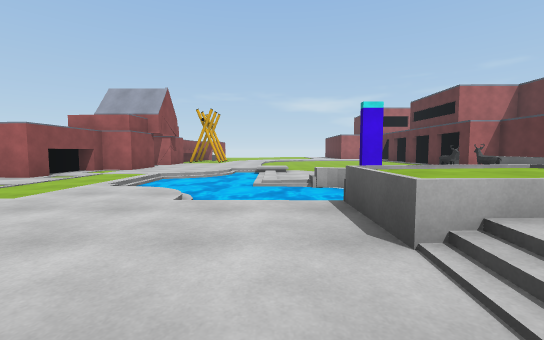
View 1 (above)

12 first-person views from a walk through a 3-D level made in the Unity game engine. The camera is 1.2 m above the floor, tilts 4° down and sees 90° across. The floor is counted in squares, 2 m on a side. Each view is taken from the middle of a square. On the plan, view 1 faces up. The plan holds only what a view shows up to about 9 squares ahead; the rest is blank. The place goes on beyond the plan. The player character is not drawn. Surface patterns are stand-ins for the level's own textures.

View 2
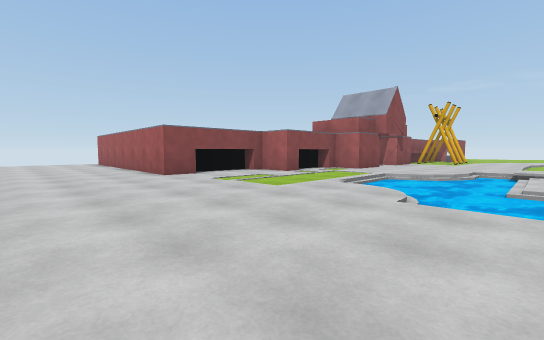

View 3
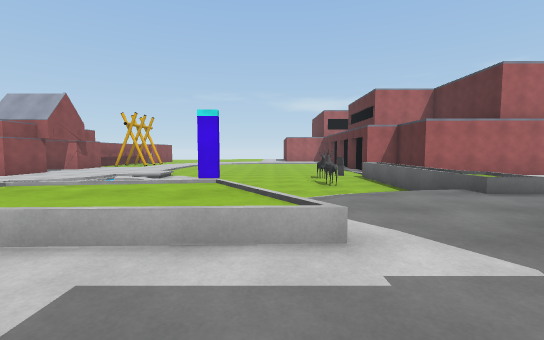

View 4
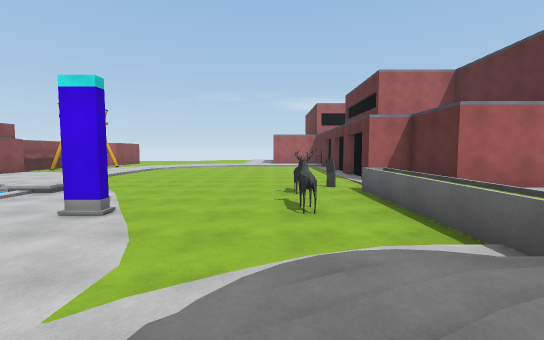

View 5
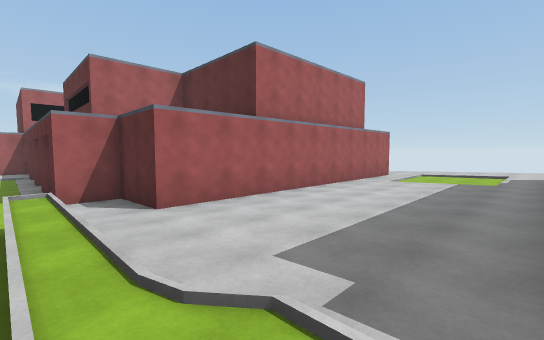

View 6
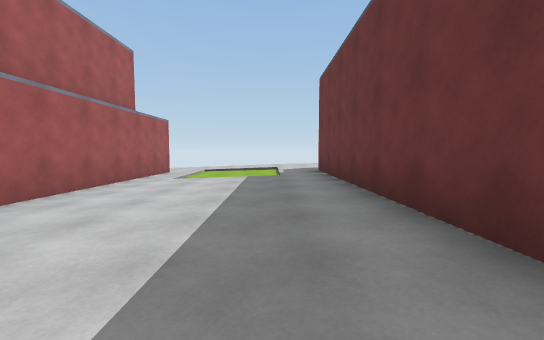

View 7
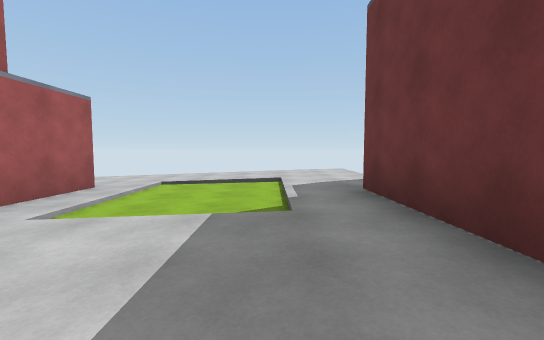

View 8
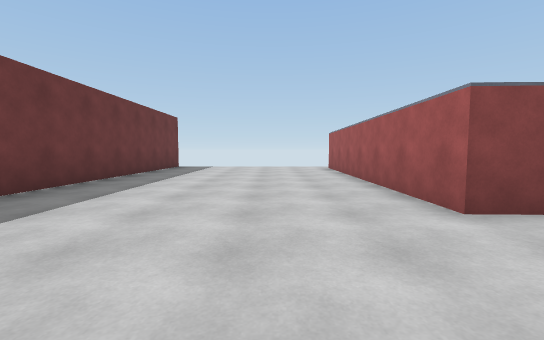

View 9
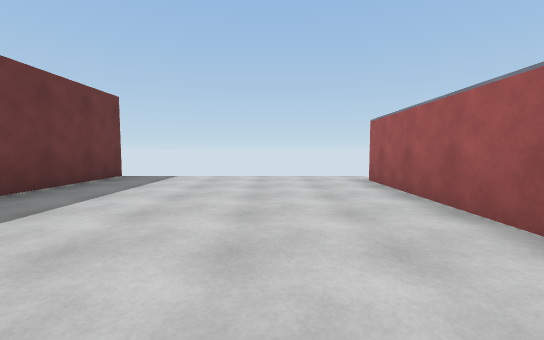

View 10
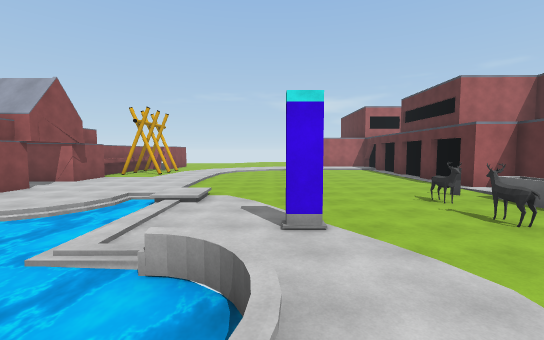

View 11
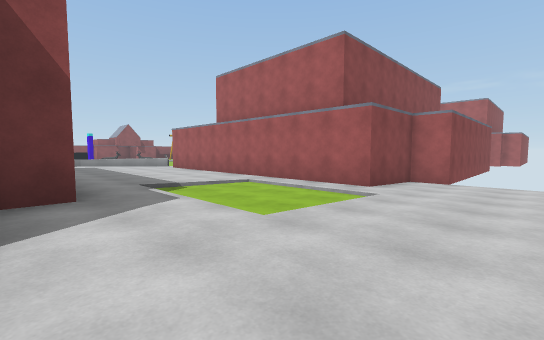

View 12
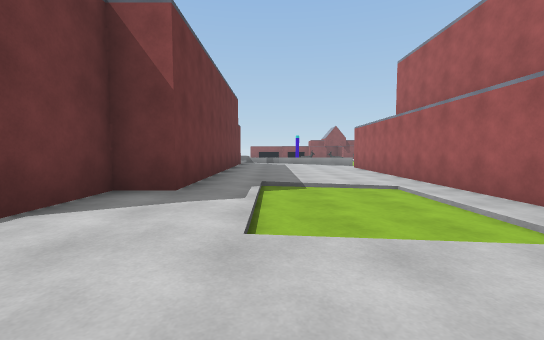

### Floor plan
Key: @ floor where view 1 was taken; # wall or solid block; . main floor; : floor 0.25 m higher than the main floor; - floor 0.25 m lower than the main floor; + floor 0.5 m higher than the main floor; * floor 0.75 m higher than the main floor; / step, stairs or slope; = window, fence, low wall or low ledge; ≈ water the walk keeps out of; ^ raised ledge; O other object.
Columns run from 15 left of view 1 to 21 right of it. Each row starts with its distance up from view 1.
 12          ##....--------#
 11           .....--------##        ##
 10           #....--------.#        #...
  9          ##...≈:-----O=.##########...
  8          #....≈.------*..............
  7          #...≈≈.-#--O-*::::::::.../::
  6         ##...≈≈//-----*::::::::.../::
  5         #....≈≈≈≈----///:::::::////::
  4         #.....≈≈≈^-/////+++++++++++++
  3  .#######......./**/+++  ########++++
  2  .............../**/+           ###
  1  .............../ +++
  0  ..............@   +
 -1  .........
 -2  ........
 -3 ########

Positions as (right, up) in squares from view 1, and headings:
1: (0, 0), facing up
2: (0, 0), facing up-left
3: (4, 0), facing up
4: (5, 3), facing up
5: (7, 4), facing up-right
6: (9, 5), facing right
7: (13, 5), facing right
8: (-4, 1), facing left
9: (-8, 1), facing left
10: (2, 3), facing up
11: (21, 3), facing up-left
12: (21, 5), facing left
